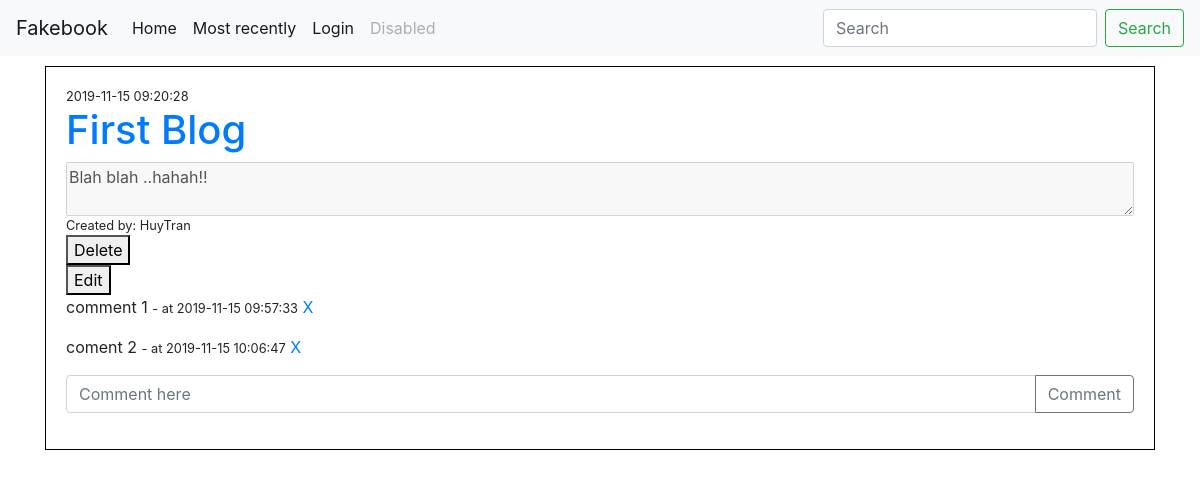
/posts/1, run on the app's committed database.
### app.py (models this page shows)
class Blog(db.Model):
    id = db.Column(db.Integer, primary_key = True)
    title = db.Column(db.String(200),nullable= False)
    body =  db.Column(db.String,nullable= False)
    author = db.Column(db.String,nullable = False)
    created_on = db.Column(db.DateTime, server_default=db.func.now())
    updated_on = db.Column(db.DateTime, server_default=db.func.now(), server_onupdate=db.func.now())
    user_id = db.Column(db.String,nullable = False)

class Comment(db.Model):
    id = db.Column(db.Integer, primary_key = True)
    body =  db.Column(db.String,nullable= False)
    user_id = db.Column(db.String,nullable = False)
    blog_id = db.Column(db.String,nullable = False)
    created_on = db.Column(db.DateTime, server_default=db.func.now())
    updated_on = db.Column(db.DateTime, server_default=db.func.now(), server_onupdate=db.func.now())

### app.py (the view)
@app.route('/posts/<id>',methods=["GET","POST"])
def view_post(id):
    post = Blog.query.get(id)
    post.comments = Comment.query.filter_by(blog_id = id).all()
    return render_template('/post.html',post = post, ref = 'view_post')

### templates/post.html
{% extends 'base.html' %}
{% block content %}
<div class="container">
    {% include './views/_post.html' %}
</div>
{% endblock content %}

### templates/views/_post.html (shortened to what this page needs)
<div class='box'>
    <small>{{post.created_on}}</small>
    <h1><a href="{{url_for('view_post', id= post.id)}}">{{post.title}}</a></h1>
    <textarea disabled>{{post.body}}</textarea>
    <small>Created by: {{post.author}}</small>
    <form action="{{url_for('delete_blog',b=post.id)}}">
        <button type="submit">Delete</button>
    </form>
    <form  action="{{url_for('edit_post',id=post.id)}}">
        <button type="submit">Edit</button>
    </form>
    {% for comment in post.comments %}
    <p>
        {{ comment.body }} <small> - at {{comment.created_on}}</small>
        <a href="{{url_for('delete_comment',id = post.id, id_comment = comment.id, ref =ref)}}">X</a>
    </p>
    {% endfor %}
    <form class="input-group mb-3" method="POST" action="{{url_for('create_comment', id = post.id, ref=ref)}}">
        <input name="body" type="text" class="form-control" placeholder="Comment here" aria-label="Recipient's username"
            aria-describedby="button-addon2">
        <div class="input-group-append">
            <button class="btn btn-outline-secondary" type="submit" id="button-addon2">Comment</button>
        </div>
    </form>
</div>

### static/styles.css (style rules this page uses)
.box { height: auto; width: 100%; display: flex; flex-direction: column; border: solid 1px black; padding: 20px; margin-top: 10px; }

### data on the page
Blog: created_on "2019-11-15 09:20:28", title "First Blog", body "Blah blah ..hahah!!", author "HuyTran"
Comment: body "comment 1", created_on "2019-11-15 09:57:33"
Comment: body "coment 2", created_on "2019-11-15 10:06:47"
